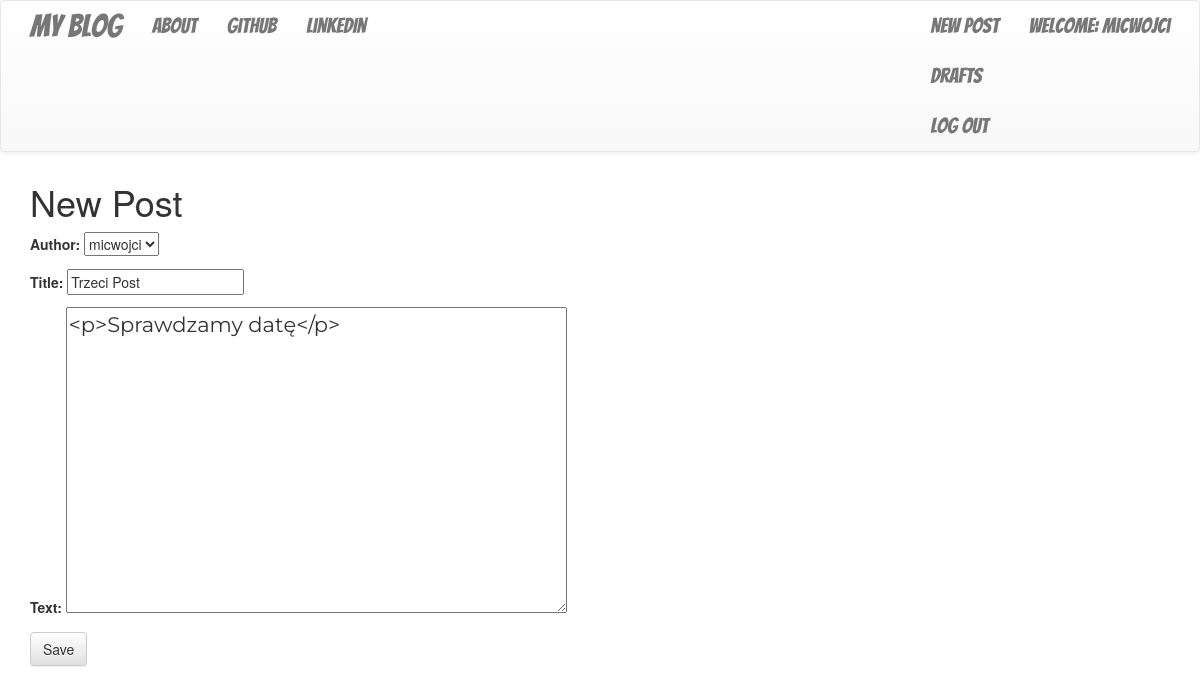
/post/4/edit/ (signed in), run on the app's committed database.
### blog/models.py (models this page shows, shortened)
class Post(models.Model):
    author = models.ForeignKey('auth.User', on_delete=models.CASCADE)
    title = models.CharField(max_length=200)
    text = models.TextField()
    created_date = models.DateTimeField(default=timezone.now)
    published_date = models.DateTimeField(blank=True, null=True)

### blog/views.py (the view)
# urls.py: url(r'^post/(?P<pk>\d+)/edit/$', views.PostUpdateView.as_view(),name='post_edit'),
class PostUpdateView(LoginRequiredMixin, UpdateView):
    login_url = '/login/'
    redirect_field_name = 'blog/post_detail.html'
    form_class = PostForm
    model = Post

### blog/forms.py
class PostForm(forms.ModelForm):
    class Meta():
        model = Post
        fields = ('author', 'title', 'text')
        widgets = {
            'title':forms.TextInput(attrs={'class':'textinputclass'}),
            'text':forms.Textarea(attrs={'class':'editable medium-editor-textarea postcontent'})
        }

### blog/templates/blog/post_form.html (shortened to what this page needs)
{% extends "blog/base.html" %}
{% block content %}
    <h1>New Post</h1>
    <form class="post-form" method="POST">
        {{form.as_p}}
        <button type="submit" class="save btn btn-default" name="button">Save</button>
    </form>
{% endblock %}

### blog/templates/blog/base.html (shortened to what this page needs)
<!DOCTYPE html>
{% load static %}
<html lang="en">
<head>
    <link rel="stylesheet" href="https://stackpath.bootstrapcdn.com/bootstrap/3.4.1/css/bootstrap.min.css">
    <link rel="stylesheet" href="https://stackpath.bootstrapcdn.com/bootstrap/3.4.1/css/bootstrap-theme.min.css">
    <link rel="stylesheet" href="//cdn.jsdelivr.net/npm/medium-editor@latest/dist/css/medium-editor.min.css" type="text/css" media="screen" charset="utf-8">
    <link rel="stylesheet" href="{% static 'css/blog.css'%}">
</head>
<body>
    <nav class="navbar navbar-default techfont custom-navbar">
        <div class="container">
            <ul class="nav navbar-nav">
            <li><a class="navbar-brand bigbrand" href="{% url 'post_list'%}">My blog</a></li>
            <li><a href="{% url 'about' %}">About</a></li>
            <li><a href="https://www.github.com">Github</a> </li>
            <li><a href="https://linkedin.com">LinkedIn</a></li>
            </ul>
            <ul class="nav navbar-nav navbar-right">
                {% if user.is_authenticated %}
                <li>
                    <a href="{% url 'post_new'%}">New Post</a>
                    <a href="{% url 'post_draft_list'%}">Drafts</a>
                    <a href="{% url 'logout'%}">Log Out</a>
                </li>
                <li>
                    <a>Welcome: {{user.username}}</a>
                </li>
                    {% else %}
                    <li><a class="nav navbar-right" href="{% url 'login' %}"><span class="glyphicon glyphicon-user"></span></a> </li>
                {% endif %}
            </ul>
        </div>
    </nav>
<div class="content container">
    <div class="row">
        <div class="col-md-8">
            <div class="blog_posts">
                {% block content  %}
                {% endblock %}
            </div>
        </div>
    </div>
</div>
</body>
</html>

### blog/static/css/blog.css (style rules this page uses)
.techfont { font-family: 'Bangers', sans-serif; font-size: 1.5em; margin-bottom: 10px; }
.postcontent { font-family: 'Montserrat'; font-size: 1.5em; }
.bigbrand { font-size: 1.5em; }

### data on the page
Post: author "micwojci", title "Trzeci Post", text "<p>Sprawdzamy datę</p>"

### other printed values
{{ user.username }} "micwojci"
